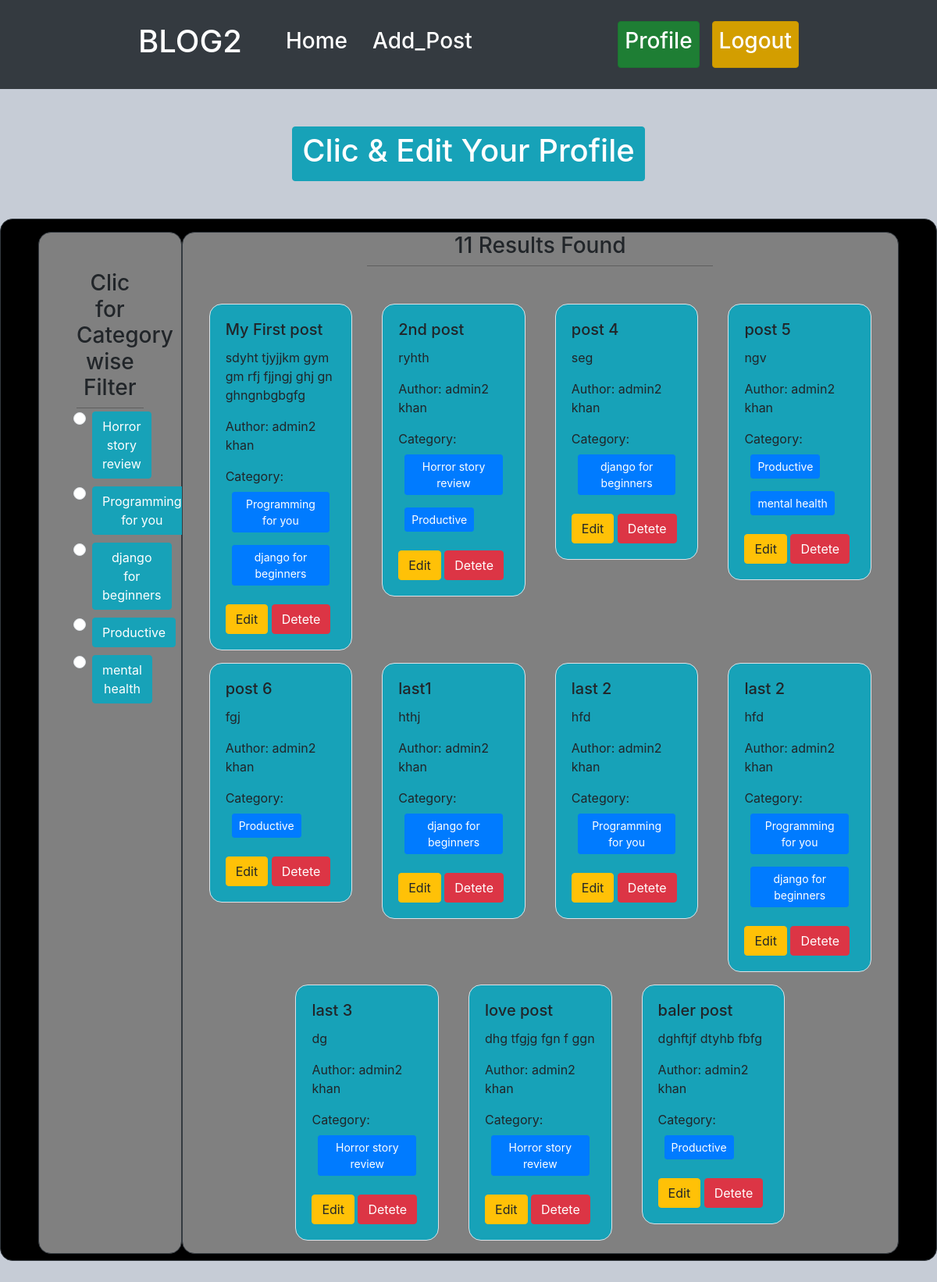
The app's page /author/profile/ (signed in) with its own data.
### categories/models.py (models this page shows, shortened)
class Category(models.Model):
    name = models.CharField(max_length=100)
    slug = models.SlugField(max_length=100, unique=True, null=True, blank=True)

### posts/models.py (models this page shows, shortened)
class Post(models.Model):
    title = models.CharField(max_length=50)
    content = models.TextField()
    category = models.ManyToManyField(Category)
    author = models.ForeignKey(User, on_delete=models.CASCADE)

### author/views.py (the view)
# urls.py: path('profile/', views.profile, name='profile'),
@login_required
def profile(request,category_slug = None):
    data = Post.objects.filter(author= request.user)
    if category_slug is not None:
        category = Category.objects.get(slug= category_slug)
        data = Post.objects.filter(author=request.user,category = category)
    categories = Category.objects.all()
    return render(request, 'profile.html', {'data': data, 'category': categories})

### author/templates/profile.html (shortened to what this page needs)
{% extends "base.html" %}
{% load crispy_forms_tags %}
{% block content %}
<div class="w-50 m-auto text-center py-5 ">
    <a class="btn btn-info " href="{% url 'edit_profile' %}"><h1 >Clic & Edit Your Profile</h1>   </a>
</div>
<div style="background-color: black" class="d-flex flex-wrap px-5  pt-3 border border-5 rounded-4 border-dark p-2 mb-5">
    <div style="background-color: gray" class="col-2 border border-5 rounded-4 border-dark p-5">
        <h3 class="text-center">Clic for Category wise Filter </h3>
        <hr/ class="w-80 bg-black m-auto ">
    {% for cat in category %}
        <div class="form-check">
            <input class="form-check-input" type="radio" name="category" id="{{cat.id}}">
            <label class="form-check-label" for="{{cat.id}}">
              <a class="btn btn-info my-1" href="{% url 'author_category_wise_post' cat.slug %}">{{cat.name}}</a>
            </label>
          </div>
    {% endfor %}
    </div>
    <div  style="background-color: gray" class="col-10 border border-5 rounded-4 border-dark ">
        <h3 class="text-center"> {{data | length}} Results Found</h3>
        <hr/ class="w-50 bg-black m-auto ">
        <div class="d-flex flex-wrap justify-content-center  pt-5">
            {% for post in data %}
                <div class="col-sm-3 ">
                    <div class=" card card-body bg-info mx-1 mb-3 border rounded-4">
                        <div class="">
                            <h5 class="card-title">{{post.title}}</h5>
                            <p class="card-text">{{post.content}}</p>
                            <p >Author: {{post.author.first_name}} {{post.author.last_name}}</p>
                            <p >Category:
                                {% for cat in post.category.all %}
                                <button class="btn btn-primary btn-sm m-2">{{cat.name}}</button>
                                {% endfor %}
                            </p>
                            <a href="{% url 'edit_post' post.id %}" class="btn btn-warning">Edit</a>
                            <a href="{% url 'delete_post' post.id %}" class="btn btn-danger">Detete</a>
                        </div>
                    </div>
                </div>
            {% endfor %}
          </div>
    </div>
</div>
{% endblock %}

### records on screen
Category: name "Horror story review"
Category: name "Programming for you"
Category: name "django for beginners"
Category: name "Productive"
Category: name "mental health"
Post: title "My First post", content "sdyht tjyjjkm gym gm rfj fjjngj ghj gn ghngnbgbgfg", author.first_name "admin2", author.last_name "khan"
Post: title "2nd post", content "ryhth", author.first_name "admin2", author.last_name "khan"
Post: title "post 4", content "seg", author.first_name "admin2", author.last_name "khan"
Post: title "post 5", content "ngv", author.first_name "admin2", author.last_name "khan"
Post: title "post 6", content "fgj", author.first_name "admin2", author.last_name "khan"
Post: title "last1", content "hthj", author.first_name "admin2", author.last_name "khan"
Post: title "last 2", content "hfd", author.first_name "admin2", author.last_name "khan"
Post: title "last 2", content "hfd", author.first_name "admin2", author.last_name "khan"
Post: title "last 3", content "dg", author.first_name "admin2", author.last_name "khan"
Post: title "love post", content "dhg tfgjg fgn f ggn", author.first_name "admin2", author.last_name "khan"
Post: title "baler post", content "dghftjf dtyhb fbfg", author.first_name "admin2", author.last_name "khan"

### other values on screen
{{ data | length }} "11"
